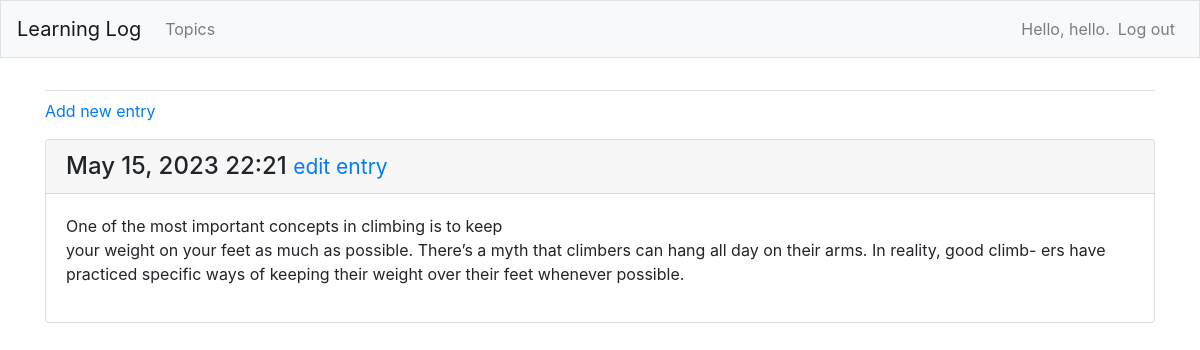
The page /topics/2/ (signed in) on the database its author committed.
### web_apps/models.py (models this page shows, shortened)
class Entry(models.Model):
    topic = models.ForeignKey(Topic, on_delete=models.CASCADE)
    text = models.TextField()
    date_added = models.DateTimeField(auto_now_add=True)
    class Meta:
        verbose_name_plural = "entries"

### web_apps/views.py (the view)
# urls.py: path("topics/<int:topic_id>/", views.topic, name="topic"),
@login_required
def topic(request, topic_id):
    topic_chosen = Topic.objects.get(id=topic_id)
    if topic_chosen.owner != request.user:
        raise Http404
    entries = topic_chosen.entry_set.order_by("-date_added")
    context = {"topic": topic_chosen, "entries": entries}
    return render(request=request, context=context, template_name="web_apps/topic.html")

### web_apps/templates/web_apps/topic.html (shortened to what this page needs)
{% extends "web_apps/base.html" %}
{% block content %}
    <p>
        <a href="{% url 'web_apps:new_entry' topic.id %}">Add new entry</a>
    </p>
    {% for entry in entries %}
        <div class="card mb-3">
            <h4 class="card-header">
                {{ entry.date_added|date:'M d, Y H:i' }}
                <small><a href="{% url 'web_apps:edit_entry' entry.id %}">
                    edit entry</a></small>
            </h4>
            <div class="card-body">
                {{ entry.text|linebreaks }}
            </div>
        </div>
    {% empty %}
        <p>There are no entries for this topic.</p>
    {% endfor %}
{% endblock content %}

### web_apps/templates/web_apps/base.html (shortened to what this page needs)
{% load bootstrap4 %}
<!DOCTYPE html>
<html lang="en">
<head>
    {% bootstrap_css %}
</head>
<body>
<nav class="navbar navbar-expand-md navbar-light bg-light mb-4 border">
    <a class="navbar-brand" href="{% url 'web_apps:index' %}"> Learning Log</a>
    <div class="collapse navbar-collapse" id="navbarCollapse">
        <ul class="navbar-nav mr-auto">
            <li class="nav-item">
                <a class="nav-link" href="{% url 'web_apps:topics' %}">
                    Topics</a></li>
        </ul>
        <ul class="navbar-nav ml-auto">
            {% if user.is_authenticated %}
                <li class="nav-item">
                    <span class="navbar-text">Hello, {{ user.username }}.</span>
                </li>
                <li class="nav-item">
                    <a class="nav-link" href="{% url 'users:logout' %}">Log out</a>
                </li>
            {% else %}
                <li class="nav-item">
                    <a class="nav-link" href="{% url 'users:register' %}">Register</a>
                </li>
                <li class="nav-item">
                    <a class="nav-link" href="{% url 'users:login' %}">Log in</a></li>
            {% endif %}
        </ul>
    </div>
</nav>
<main role="main" class="container">
    <div class="pb-2 mb-2 border-bottom">
    </div>
    <div>
        {% block content %}{% endblock content %}
    </div>
</main>
</body>
</html>

### rows shown on the page
Entry: date_added "May 15, 2023 22:21", text "One of the most important concepts in climbing is to keep your weight on your feet as much as possible. There’s a myth that climbers can hang all day on their arms. In reality, good climb- ers have practiced specific ways of keeping their weight over their feet whenever possible."

### other values the page prints
{{ user.username }} "hello"
